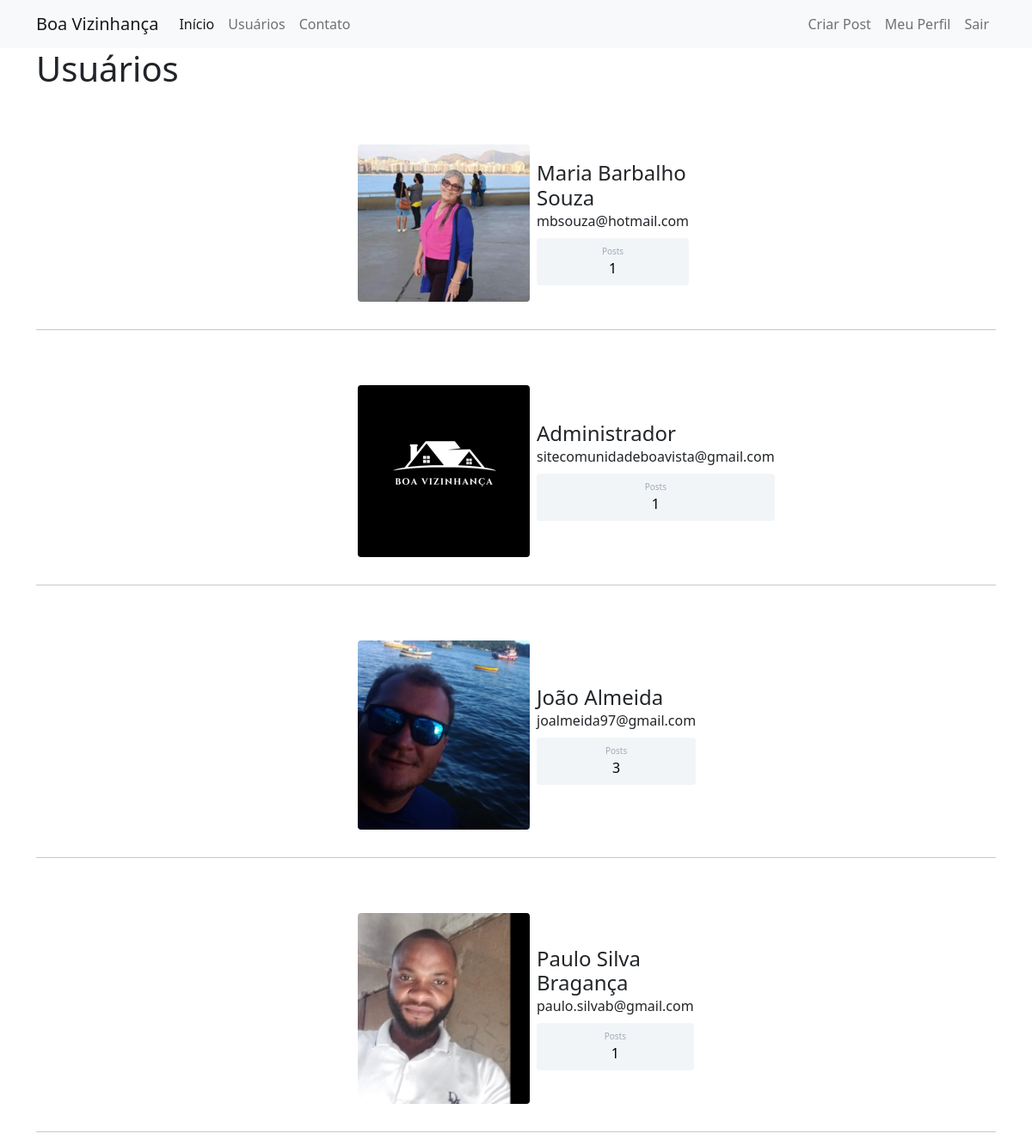
The app's page /usuarios (signed in) with its own data.
### comunidade/models.py (models this page shows)
class Usuario(database.Model, UserMixin):
    id = database.Column(database.Integer, primary_key=True)
    username = database.Column(database.String, nullable=False)
    email = database.Column(database.String, nullable=False, unique=True)
    senha = database.Column(database.String, nullable=False)
    foto_perfil = database.Column(database.String, default='default.jpg', nullable=False)
    posts = database.relationship('Post', backref='autor', lazy=True)
    comentarios = database.relationship('Comentario', backref='autor_comentario', lazy=True)
    def contar_posts(self):
        return len(self.posts)

### comunidade/routes.py (the view)
@app.route('/usuarios')
@login_required
def usuarios():
    lista_usuarios = Usuario.query.all()
    return render_template('usuarios.html', lista_usuarios=lista_usuarios)

### comunidade/models.py (called while the page is built)
@login_manager.user_loader
def load_usuario(id_usuario):
    return Usuario.query.get(int(id_usuario))

### comunidade/templates/usuarios.html
{% extends 'base.html' %}
{% block body %}
    <div class="container">
        <h1>Usuários</h1>
        {% for usuario in lista_usuarios %}
            <div class="container mt-5 d-flex justify-content-center">
                <div class="card p-3">
                    <div class="d-flex align-items-center">
                        <div class="image pe-2"> <img src="{{ url_for('static', filename='fotos_perfil/{}'.format(usuario.foto_perfil)) }}" class="rounded" width="200"> </div>
                        <div class="ml-3 w-100">
                            <h4 class="mb-0 mt-0">{{ usuario.username }}</h4> <span>{{ usuario.email }}</span>
                            <div class="p-2 mt-2 bg-primary rounded text-white stats">
                                <div class="d-flex flex-column align-items-center"> <span class="rating">Posts</span> <span class="number3">{{ usuario.contar_posts() }}</span> </div>
                            </div>
                        </div>
                    </div>
                </div>
    </div>
        <hr>
        {% endfor %}
    </div>
{% endblock %}

### comunidade/static/main.css (style rules this page uses)
.card { width: 400px; border: none; border-radius: 10px; background-color: #fff }
.stats { background: #f2f5f8 !important; color: #000 !important }
.rating { font-size: 10px; color: #a1aab9 }
.number3 { font-weight: 500 }

### records on screen
Usuario: foto_perfil (picture), username "Maria Barbalho Souza", email "mbsouza@hotmail.com", contar_posts "1"
Usuario: foto_perfil (picture), username "Administrador", email "sitecomunidadeboavista@gmail.com", contar_posts "1"
Usuario: foto_perfil (picture), username "João Almeida", email "joalmeida97@gmail.com", contar_posts "3"
Usuario: foto_perfil (picture), username "Paulo Silva Bragança", email "paulo.silvab@gmail.com", contar_posts "1"
